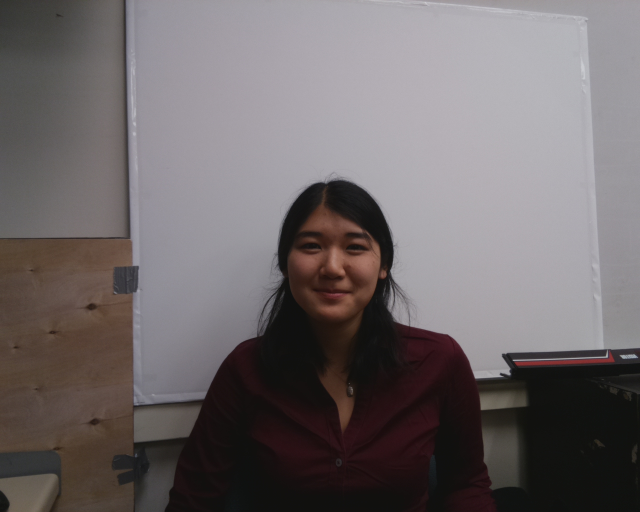
#> input picture Pi_Test_Photos/Amanda10(1).jpg, 1280 x 1024 px (shown at 1/2 size)
$ python -i facerecognition.py   (imports and definitions only)
#> lines starting #> are read from the running program, lines starting #| are printed output that depends on the picture
#> further down, picture is the input picture: shape (1024, 1280, 3); mean B, G, R 105.8, 104.4, 110.8
import cv2
import numpy as np


# [21 lines left out: function getTrainingData, not called in this run]

def getFace(img):
    #Found to be best classifiers through testing
    faceCascade = cv2.CascadeClassifier('/home/pi/Downloads/opencv/data/'
                                        'haarcascades/haarcascade_frontalface_alt.xml')
    faceCascade2 = cv2.CascadeClassifier('/home/pi/Downloads/opencv/data/'
                                         'haarcascades/haarcascade_frontalface_default.xml')

    grayImg = cv2.cvtColor(img, cv2.COLOR_BGR2GRAY)
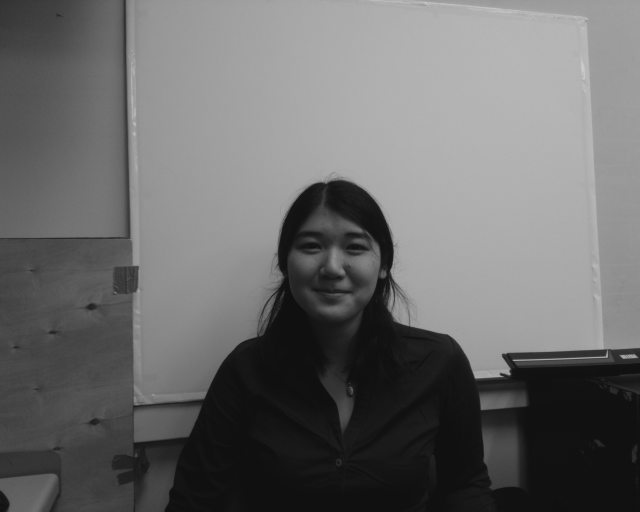
#> grayImg: shape (1024, 1280) (shown at 1/2 size); min 15, max 209, mean 106.5
    faces = faceCascade.detectMultiScale(grayImg, 1.3, 3) #Found to be best parameters
#> faces = [[558, 409, 218, 218]]

    # Try again with different classifier
    if len(faces) != 1:
        faces = faceCascade2.detectMultiScale(grayImg, 1.3, 3)

    # If it still didn't work, quit
    if len(faces) != 1:
        return None

    for x,y,w,h, in faces:
        detectedFace = grayImg[y:y+h, x:x+w]
#> this loop made 1 pass
#> pass 1, in getFace, `detectedFace = grayImg[y:y+h, x:x+w]`:
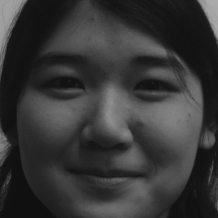
#> detectedFace: shape (218, 218); min 15, max 173, mean 54.8

    #need to set all faces to be same size for recognition
    detectedFace = cv2.resize(detectedFace, (150, 150))
#> detectedFace: shape (150, 150)

    return detectedFace

# [83 lines left out: functions detectFace, main, not called in this run]

# [2 lines not run here, left out]

>>> import cv2
>>> picture = cv2.imread('Pi_Test_Photos/Amanda10(1).jpg')
>>> result = getFace(picture)

$ run again, on Pi_Test_Photos/Amanda4(1).jpg
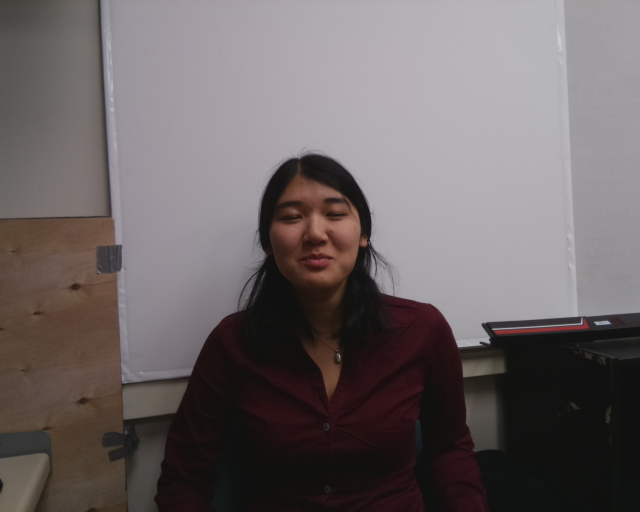
#> input picture Pi_Test_Photos/Amanda4(1).jpg, 1280 x 1024 px (shown at 1/2 size)
#> picture is the input picture: shape (1024, 1280, 3); mean B, G, R 101, 100.4, 107.9
#> in getFace, `grayImg = cv2.cvtColor(img, cv2.COLOR_BGR2GRAY)`:
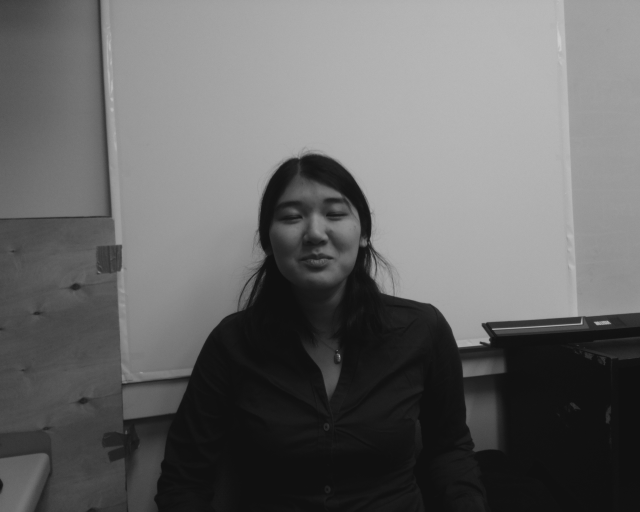
#> grayImg: shape (1024, 1280) (shown at 1/2 size); min 15, max 207, mean 102.7
#> faces = [[527, 346, 211, 211]]
#> the loop in getFace, `for x,y,w,h, in faces:` made 1 pass
#> pass 1, in getFace, `detectedFace = grayImg[y:y+h, x:x+w]`:
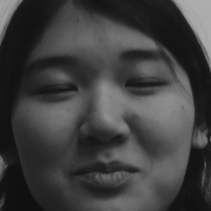
#> detectedFace: shape (211, 211); min 15, max 176, mean 63.6
